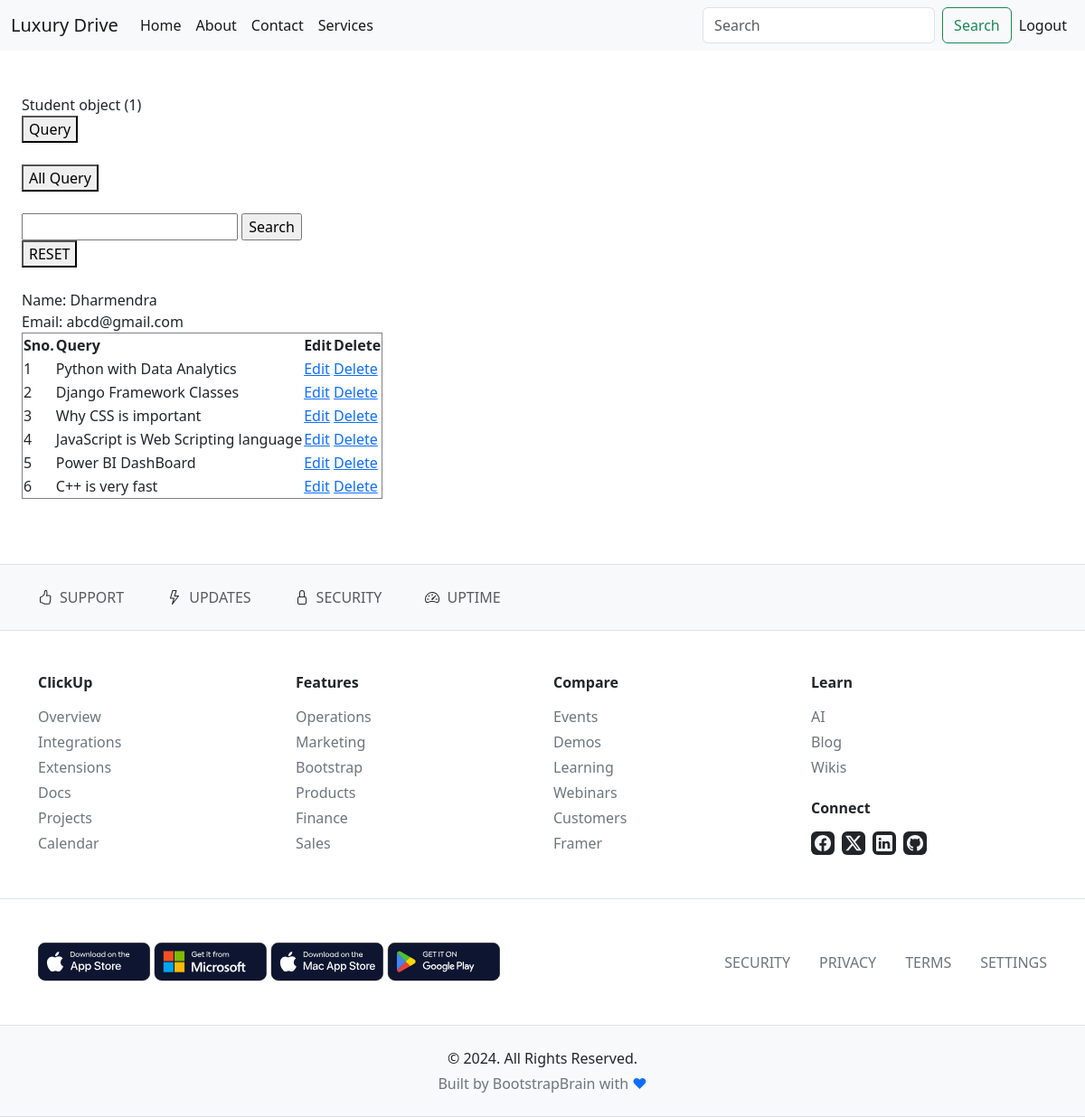
Page /allquery/1/ on the earlier database version.
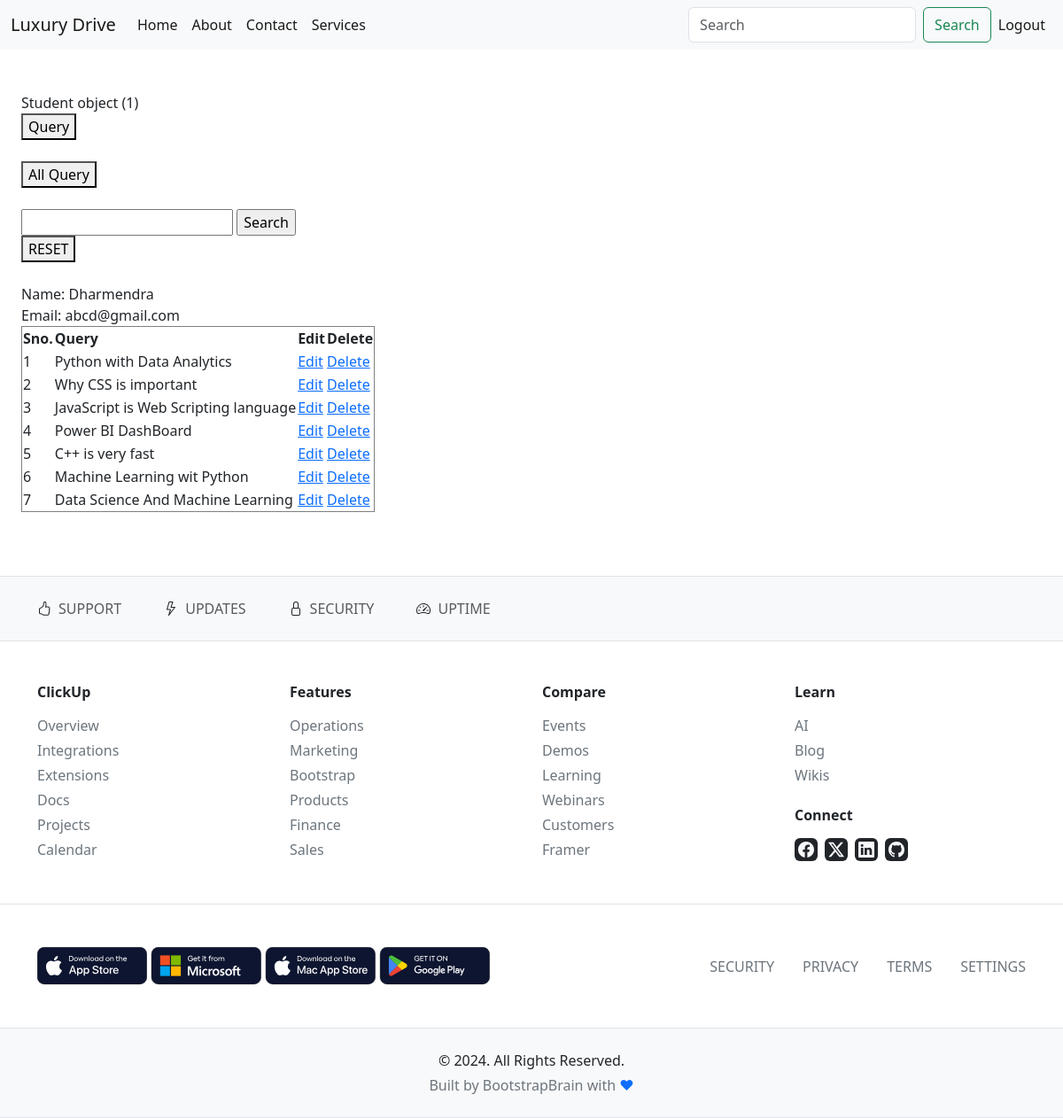
Same page on the later database version.
### app5th/models.py (models this page shows)
class Query(models.Model):
    name=models.CharField(max_length=50)
    email=models.CharField()
    query=models.CharField()

### app5th/views.py (the view)
# urls.py: path('allquery/<int:pk>/', views.allquery, name='allquery'),
def allquery(req,pk):
    userdata=Student.objects.get(id=pk)
    email=userdata.email
    aquery=Query.objects.filter(email=email)
    return render(req,'dashboard.html',{'data':userdata,'aquery':aquery})

### app5th/templates/dashboard.html (shortened to what this page needs)
{% extends 'base.html' %}
{% block content %}
<br><br>
<div style="margin-left:2%;">
{{data}}
<br>
<form action="{% url 'query' pk=data.id %}" method="post">
  <button type="submit">Query</button>
</form>
<br>
<form action="{% url 'allquery' pk=data.id %}" method="post">
  <button type="submit">All Query</button>
</form>
<br>
{% if aquery %}
<form action="{% url 'search' pk=data.id %}" method="post">
       <input type="text" name="search" value="">
       <input type="submit" value="Search">
</form>
<a href="{% url 'allquery' pk=data.id %}"><button>RESET</button></a>
<br><br>
Name: {{data.name}}<br>
Email: {{data.email}}
<table border="1">
    <thead>
        <tr>
            <th>Sno.</th>
            <th>Query</th>
            <th>Edit</th>
            <th>Delete</th>
        </tr>
    </thead>
    <tbody>
        {% for i in aquery %}
        <tr>
           <td>{{forloop.counter}}</td>
           <td>{{i.query}}</td>
           <td><a href="{% url 'edit' id=i.id  pk=data.id %}">Edit</a></td>
           <td><a href="{% url 'delete' id=i.id  pk=data.id %}">Delete</a></td>
        </tr>
        {% endfor %}
    </tbody>
</table>
{% endif %}
</div>
<br><br><br>
{% endblock  %}

Differences in the rows shown:
removed Query: query "Django Framework Classes"
added Query: query "Machine Learning wit Python"
added Query: query "Data Science And Machine Learning"
